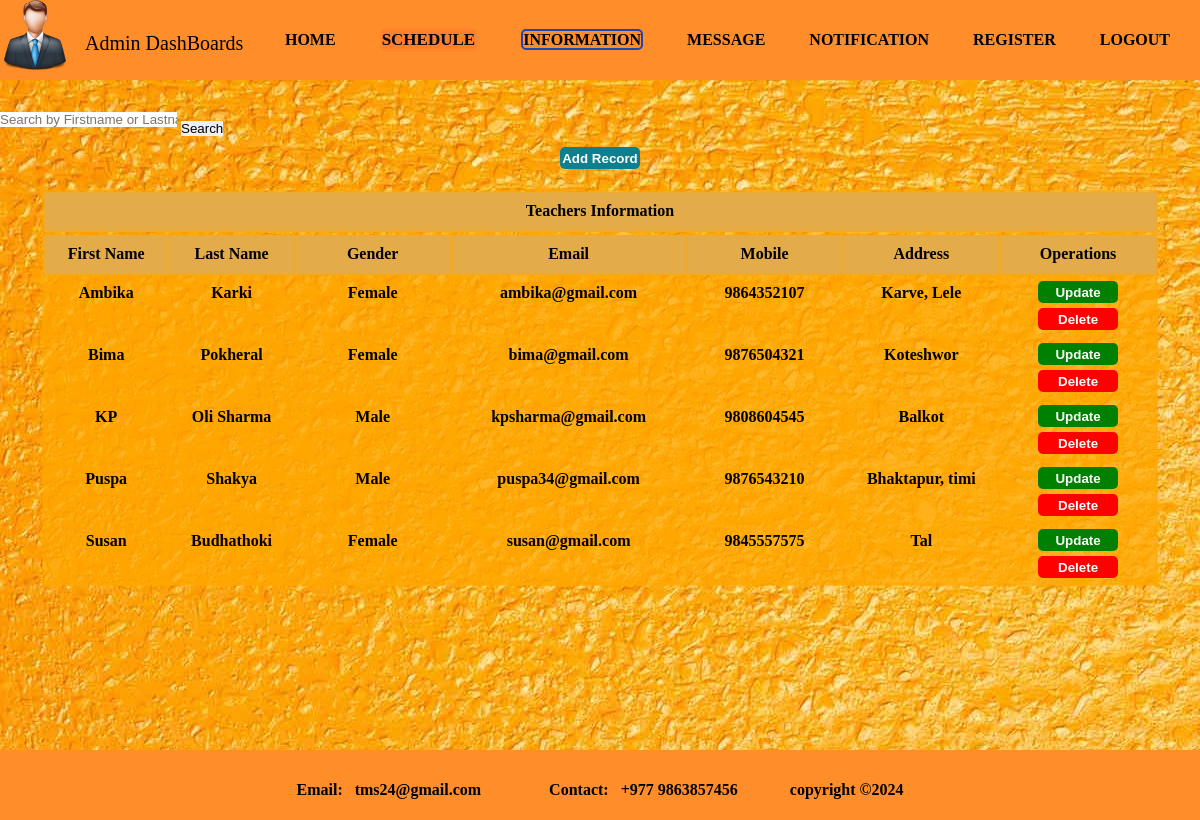
The app's page /recorddisplay.php with its own data.
### tables this page shows
CREATE TABLE `inform` (
  `id` int(100) NOT NULL,
  `fname` varchar(100) NOT NULL,
  `lname` varchar(100) NOT NULL,
  `gender` varchar(100) NOT NULL,
  `email` varchar(100) NOT NULL,
  `mobile` varchar(255) NOT NULL,
  `address` varchar(100) NOT NULL
);

### recorddisplay.php (the view, shortened to what this page needs)
<!DOCTYPE html>
<html>
<head>
	<link rel="stylesheet" type="text/css" href="style.css">
</head>
<body>
<div class="wrapper">
	<header>
		<div class="icon">
		<a href='http://localhost/tms/adminhome.php'>
        <img src="img/admindash.jpg" height="70px" width="70px"></a></div>
		<div class="tms">
		<a href='http://localhost/tms/adminhome.php'style="text-decoration: none"><p style="color:black; font-size: 20px;">Admin DashBoards</p></a>
	    </div>
		<nav>
                <ul id='MenuItems'>
                    <li><a href='http://localhost/tms/adminhome.php'><b>HOME</a></li>
                     <li><div class="dropdown" >
 				    <button onclick="myFunction()" class="dropbtn"><b style="background-color:#ff7f2a";>SCHEDULE</b></button>
                    </div></li>
                    <li><a class="active" href='http://localhost/tms/recorddisplay.php'><b>INFORMATION</b></a></li>
                    <li><a href='http://localhost/tms/chatdisplay.php'><b>MESSAGE</b></a></li>
                    <li><a href='http://localhost/tms/notifydisplay.php'><b>NOTIFICATION</b></a></li>
                    <li><a href='http://localhost/tms/displayregister.php'><b>REGISTER</b></a></li>
                    <li><a href='http://localhost/tms/logoutbox.php'><b>LOGOUT</b></a></li>
                </ul>
        </nav>
	</header>
	<section>
		<div class="admin-img">
			<br><br>
<?php
include("config.php");
$sort = "";
$query= "SELECT * FROM inform ORDER BY fname $sort";
$data = mysqli_query($conn,$query);
$total = mysqli_num_rows($data);
if($total != 0)
{
	?>
<input type="text" id="searchInput" placeholder="Search by Firstname or Lastname" style="margin-bottom: 20px;">
<button onclick="performBinarySearch()">Search</button>
	<h3 align="center"><a href='admininform.php'><input type='submit' value='Add Record' class='add'></a></h3><br>
	<center><table border="3" cellspacing="7" width="93%">
		<tr><th width="10%" height="40px" style="text-align:center">Teachers Information</th></tr>
		<table border="3" cellspacing="7" width="93%">
		<tr>
		<th width="8%">First Name</th>
		<th width="8%">Last Name</th>
		<th width="10%">Gender</th>
		<th width="15%">Email</th>
		<th width="10%">Mobile</th>
		<th width="10%">Address</th>
		<th width="10%">Operations</th>
		</tr>
	 <?php
		while($result = mysqli_fetch_assoc($data))
	{
		echo "<tr>
		      <td>".$result['fname']."</td>
		      <td>".$result['lname']."</td>
		      <td>".$result['gender']."</td>
		      <td>".$result['email']."</td>
		      <td>".$result['mobile']."</td>
		      <td>".$result['address']."</td>
		     <td><a href='updaterecord.php?id=$result[id]'><input type='submit' value='Update' class='update'></a>
		      <a href='recorddelete.php?id=$result[id]'><input type='submit' value='Delete' class='delete' onclick='return checkdelete()'></a></td>
			</tr>";
    }
}
?>
</table>
</table>
</center>
		</div>
		</section>
		<footer><br>
			<p style="color:black; text-align: center; font-style: new time romans"><br>
				Email: &nbsp tms24@gmail.com &nbsp &nbsp &nbsp &nbsp &nbsp &nbsp &nbsp &nbsp
				Contact: &nbsp +977 9863857456 &nbsp; &nbsp; &nbsp; &nbsp; &nbsp; &nbsp; copyright ©2024
			</p>
		</footer>
	</div>
</body>
</html>

### style.css (style rules this page uses)
html, body, div, span, object, iframe, h1, h2, h3, h4, h5, h6, p, blockquote, pre, abbr, address, cite, code, del, dfn, em, img, ins, kbd, q, samp, small, strong, sub, sup, var, b, i, dl, dt, dd, ol, ul, li, fieldset, form, label, legend, table, caption, tbody, tfoot, thead, tr, th, td, article, aside, canvas, details, figcaption, figure, footer, header, hgroup, menu, nav, section, summary, time, mark, audio, video { margin:0; padding:0; border:0; outline:0; font-size:100%; vertical-align:baseline; background:transparent; }
body { line-height:1; }
article,aside,details,figcaption,figure, footer,header,hgroup,menu,nav,section { display:block; }
nav ul { list-style:none; }
a { margin:0; padding:0; font-size:100%; vertical-align:baseline; background:transparent; }
table { border-collapse:collapse; border-spacing:0; }
input, select { vertical-align:middle; }
.wrapper { height: 670px; width: 100%; background-color: #ff7f2a; }
header { height: 80px; width: 100%; background-color: #ff8d2a; }
section { height: 670px; width: 100%; background-color: #EAECEE; }
footer { height: 70px; width: 100%; background-color: #ff8d2a; }
.icon { float: left; }
.tms { float: left; padding: 8px; line-height: 70px; padding-left: 15px; display: ; color: black; text-decoration: none; }
li a { color: black; text-decoration: none; }
nav { float: right; word-spacing: 40px; padding: 0px; margin-right: 30px; }
nav li { display: inline-block; line-height: 80px; }
nav a.active { border: 2px solid #1c45b9; border-radius: 5px; transition: .5s; }
* { margin:0; padding:0; box-sizing: border-box; outline: none; border:none; text-decoration: none; }
* { padding-right: 0; margin: 0; box-sizing: border-box; }
section .admin-img { height: 670px; margin-top: 0px; background-image: url("img/tms11.jpg"); }

### recorddisplay.php (style rules this page uses)
.dropdown { position: relative; display: inline-block; border: 2px solid #ff7f2a6e; border-radius: 5px; transition: .5s; line-height: 20px; }
.dropbtn { font-family: new times romans; color: black; text-decoration: none; font-size: 17px; cursor: pointer; background-color: #ff7f2a6e; }
body { height: 670px; margin-top: 0px; }
table, tr ,td,th { text-align: center; height: 30px; padding-top: 5px; border: 3px solid #ffa50059; background-color:#ffa50059; }
th { height: 40px; padding-top: 10px; background-color: #e3ac48; }
.update ,.delete ,.add { background-color: green; color: white; border: 0; outline: none; border-radius: 5px; height: 22px; width: 80px; font-weight: bold; cursor: pointer; text-align: center; margin-bottom: 5px; }
.delete { background-color: red; }
.add { background-color: #0d7f8f; }

### records on screen
inform: fname "Ambika", lname "Karki", gender "Female", email "ambika@gmail.com", mobile "9864352107", address "Karve, Lele"
inform: fname "Bima", lname "Pokheral", gender "Female", email "bima@gmail.com", mobile "9876504321", address "Koteshwor"
inform: fname "KP", lname "Oli Sharma", gender "Male", email "kpsharma@gmail.com", mobile "9808604545", address "Balkot"
inform: fname "Puspa", lname "Shakya", gender "Male", email "puspa34@gmail.com", mobile "9876543210", address "Bhaktapur, timi"
inform: fname "Susan", lname "Budhathoki", gender "Female", email "susan@gmail.com", mobile "9845557575", address "Tal"
